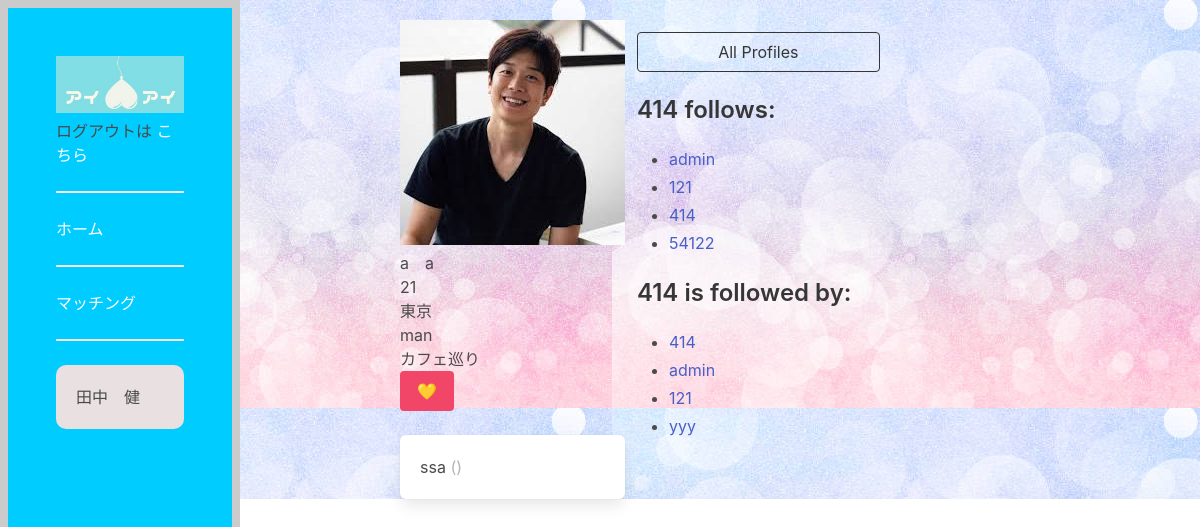
Screenshot of /profile/28 (signed in) with the database file from the repository.
### dwitter/models.py (models this page shows, shortened)
class Account(models.Model):
    user = models.OneToOneField(User, on_delete=models.CASCADE)
    last_name = models.CharField(max_length=100)
    first_name = models.CharField(max_length=100)
    account_image = models.ImageField(upload_to="",blank=True)
    category = models.CharField(
        max_length=100,
        choices = CATEGORY,
    )
    area = models.CharField(max_length=100)
    age = models.CharField(max_length=100)
    hobby = models.CharField(max_length=100)

class Profile(models.Model):
    user = models.OneToOneField(User, on_delete=models.CASCADE)
    follows = models.ManyToManyField(
        "self",
        related_name = "followed_by",
        symmetrical= False,
        blank=True
    )
    def __str__(self):
        return self.user.username

class Dweet(models.Model):
    user = models.ForeignKey(
        User, related_name="dweets", on_delete=models.DO_NOTHING
    )
    body = models.CharField(max_length=140)
    created = models.DateTimeField(auto_now_add=True)

### dwitter/views.py (the view, shortened to what this page needs)
# urls.py: path("profile/<int:pk>", views.profile, name="profile"),
@login_required
def profile(request, pk):
    if not hasattr(request.user, 'profile'):
        missing_profile = Profile(user=request.user)
        missing_profile.save()
    profile = Profile.objects.get(pk=pk)
    return render(request, "dwitter/profile.html", {"profile": profile})

### dwitter/templates/dwitter/profile.html (shortened to what this page needs)
{% extends 'base.html' %}
{% block content %}
<div class="flex">
<div class="x">
    <div class="block">
    <div>
        <img src="{{ profile.user.account.account_image.url}}" alt="{{ account.account_image}}" class="card-img-top">
        <p>{{profile.user.account.last_name}}　{{profile.user.account.first_name}}</p>
        <p>{{profile.user.account.age}}</p>
        <p>{{profile.user.account.area}}</p>
        <p>{{profile.user.account.category}}</p>
        <p>{{profile.user.account.hobby}}</p>
    </div>
    <form method="post">
        <div class="buttons has-addons">
        {% if profile in user.profile.follows.all %}
            <button class="button is-danger"
                    name="follow"
                    value="unfollow">
                    💛
            </button>
        {% else %}
            <button class="button is-success"
                    name="follow"
                    value="follow">
                ♡
            </button>
        {% endif %}
        </div>
    </form>
    </div>
    <div class="content">
        {% for dweet in profile.user.dweets.all %}
            <div class="box">
                {{ dweet.body }}
                <span class="is-small has-text-grey-light">
                    ({{ dweet.created_at }})
                </span>
            </div>
        {% endfor %}
    </div>
</div>
<div class="column is-one-third">
    <div class="block">
        <a href="{% url 'profile_list' %}">
            <button class="button is-dark is-outlined is-fullwidth">
                All Profiles
            </button>
        </a>
    </div>
    <div class="block">
        <h3 class="title is-4">
            {{profile.user.username}} follows:
        </h3>
        <div class="content">
            <ul>
            {% for following in profile.follows.all %}
                <li>
                    <a href="{% url 'profile' following.id %} ">
                        {{ following }}
                    </a>
                </li>
            {% endfor %}
            </ul>
        </div>
    </div>
    <div class="block">
        <h3 class="title is-4">
            {{profile.user.username}} is followed by:
        </h3>
        <div class="content">
            <ul>
            {% for follower in profile.followed_by.all %}
                <li>
                    <a href="{% url 'profile' follower.id %} ">
                        {{ follower }}
                    </a>
                </li>
            {% endfor %}
            </ul>
        </div>
    </div>
</div>
</div>
{% endblock content %}

### dwitter/templates/base.html (shortened to what this page needs)
{% load static %}
<!DOCTYPE html>
<html lang="en">
<head>
     <link rel="stylesheet"
    href="https://cdn.jsdelivr.net/npm/bulma@0.9.3/css/bulma.min.css">
    <link rel="stylesheet" href="{% static 'css/dwitter.css' %}">
    <link rel="stylesheet" href="{% static 'css/dwitter-pages.css' %}">
</head>
<body>
    <section class=" is-success mb-4">
        <div class="hero-body">
            <img src={% static "css/main_image.jpg" %}>
            <p> ログアウトは
                <a href="{% url 'Logout' %}">こちら</a> <br>
                <hr>
                <a href="{% url 'dashboard' %}">ホーム</a> <br>
                <hr>
                <a href="{% url 'profile_list' %}">マッチング</a> <br>
                <hr>
            </p>
                <p class="login__user">{{user.account.last_name}}　{{user.account.first_name}}</p>
        </div>
        <div class="containera">
            <div class="">
                {% block content %}
                {% endblock content %}
            </div>
        </div>
</body>
</html>

### static/css/dwitter.css (style rules this page uses)
body { background-image: url(../css/BackGroundSample.jpg); }
.hero-body { height: 100%; width: 20%; background-color: #00CCFF; box-sizing: border-box; border: 8px solid rgb(203, 203, 203); position: fixed; }
.hero-body a { color: #fff; }
.containera { height: 100%; padding-left: 25em; }
.login__user { padding: 20px; border-radius: 10px; background-color: rgb(233, 225, 225); }

### static/css/dwitter-pages.css (style rules this page uses)
.flex { display: flex; flex-wrap: wrap; padding-top: 20px; }

### rows the page displays
Profile: user.account.account_image (picture), user.account.last_name "a", user.account.first_name "a", user.account.age "21", user.account.area "東京", user.account.category "man", user.account.hobby "カフェ巡り", user.username "414"
Dweet: body "ssa"
Profile: user.username "admin"
Profile: user.username "121"
Profile: user.username "54122"
Profile: user.username "yyy"

### other values shown
{{ user.account.last_name }} "田中"
{{ user.account.first_name }} "健"
